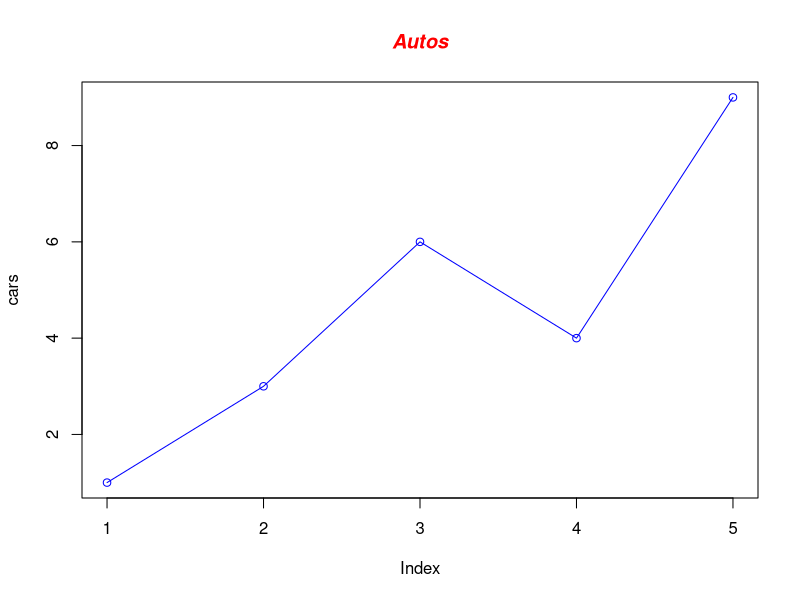
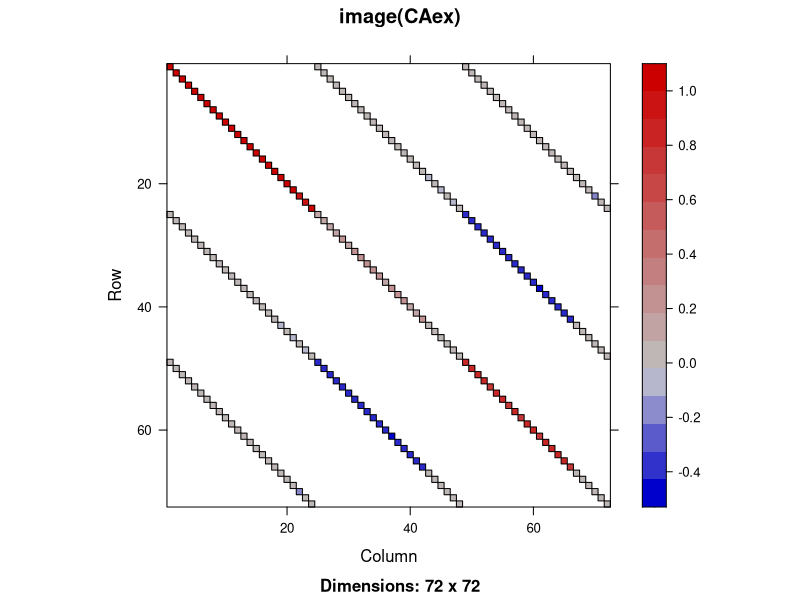

These figures' R source, in order:
## ---- chunk 1
knitr::opts_chunk$set(warning = FALSE)
## ---- chunk 2
options(OutDec = ',')
## ---- chunk 3
options(OutDec = '.')
## ---- chunk 4
# Define the cars vector with 5 values
cars <- c(1, 3, 6, 4, 9)
plot(cars, type="o", col="blue")
title(main="Autos", col.main="red", font.main=4)
## ---- chunk 5
library(Matrix)
data(CAex, package = "Matrix")
print(image(CAex, main = "image(CAex)")) # print(.) needed for Sweave
